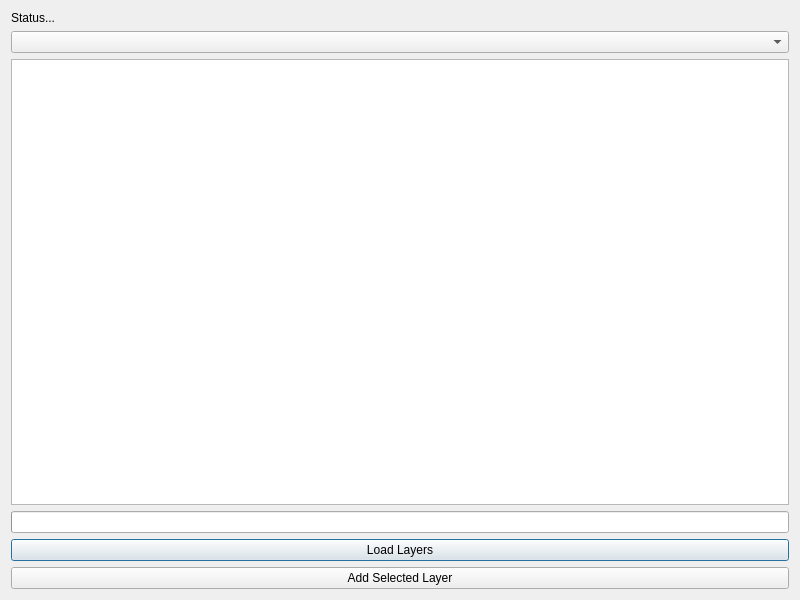
<?xml version="1.0" encoding="UTF-8"?>
<ui version="4.0">
 <class>NLWFSLoaderDialogBase</class>
 <widget class="QDialog" name="NLWFSLoaderDialogBase">
  <property name="geometry">
   <rect>
    <x>0</x>
    <y>0</y>
    <width>800</width>
    <height>600</height>
   </rect>
  </property>
  <property name="windowTitle">
   <string>NL WFS Loader</string>
  </property>
  <layout class="QVBoxLayout" name="verticalLayout">
   <item>
    <widget class="QLabel" name="statusLabel">
     <property name="text">
      <string>Status...</string>
     </property>
    </widget>
   </item>
   <item>
    <widget class="QComboBox" name="serverComboBox"/>
   </item>
   <item>
    <widget class="QTableWidget" name="layerTableWidget"/>
   </item>
   <item>
    <widget class="QProgressBar" name="progressBar"/>
   </item>
   <item>
    <widget class="QPushButton" name="loadLayersButton">
     <property name="text">
      <string>Load Layers</string>
     </property>
    </widget>
   </item>
   <item>
    <widget class="QPushButton" name="addLayerButton">
     <property name="text">
      <string>Add Selected Layer</string>
     </property>
    </widget>
   </item>
  </layout>
 </widget>
 <resources/>
 <connections/>
</ui>
